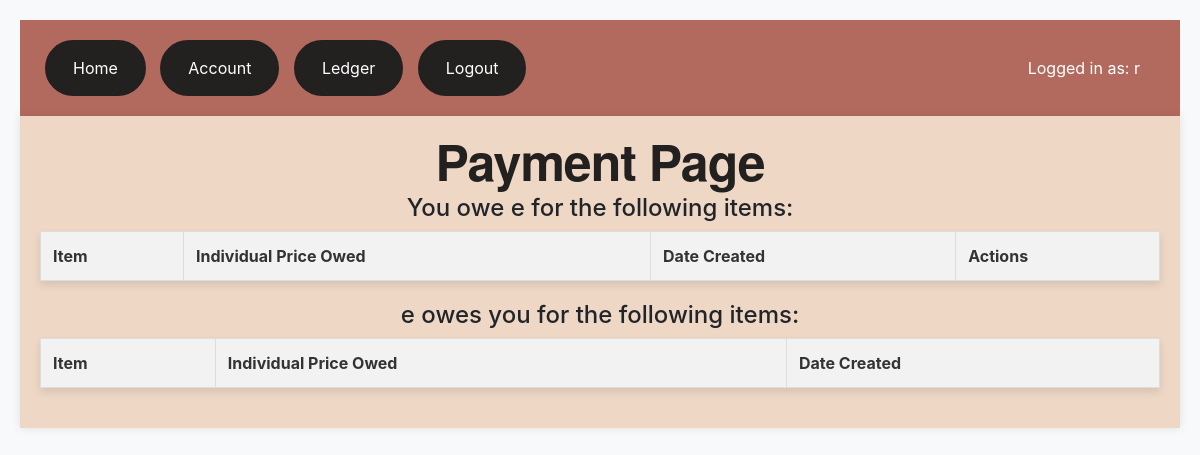
/pay/3 (signed in), run on an earlier commit of the app's database.
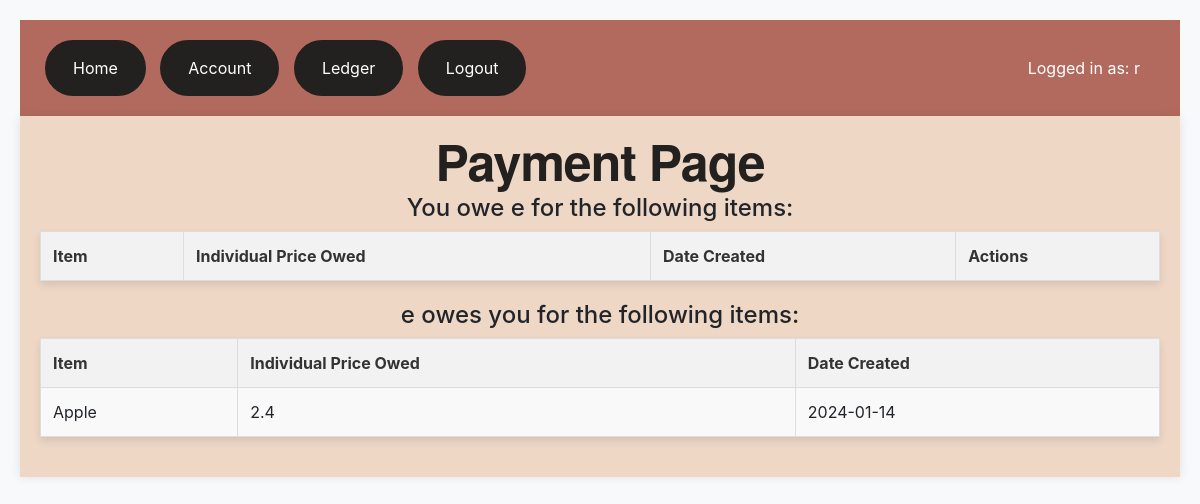
And on a later commit of the database.
### app.py (models this page shows, shortened)
class Items(db.Model):
    __tablename__ = 'items'
    id = db.Column(db.Integer, primary_key=True)
    itemName = db.Column(db.String(200), nullable=False)
    itemPrice = db.Column(db.Float, nullable=False)
    payerID = db.Column(db.Integer, db.ForeignKey('users.id'))
    date_created = db.Column(db.DateTime, default=datetime.utcnow)
    paid = db.Column(db.Boolean, default=False)

### app.py (the view)
@app.route('/pay/<int:id>')
def pay(id):
    owed_balance = 0.00
    user_to_pay = Users.query.get_or_404(id)
    if current_user.is_authenticated and current_user != user_to_pay:
        try:
            oweList = Items.query.filter_by(payerID=user_to_pay.id)
            oweList_pass = []
            oweAmount_pass = []
            oweListDate_pass = []
            itemBuyerList_pass = []
            for item in oweList:
                if current_user in item.users:
                    owed_balance += item.itemPrice / len(item.users)
                    oweAmount_pass.append(item.itemPrice / len(item.users))
                    oweList_pass.append(item)
                    oweListDate_pass.append(item.date_created.date())
                    itemBuyerList_pass.append(user_to_pay)
            owedList = Items.query.filter_by(payerID=current_user.id)
            owedList_pass = []
            owedAmount_pass = []
            owedListDate_pass = []
            for item in owedList:
                if user_to_pay in item.users:
                    owed_balance -= item.itemPrice / len(item.users)
                    owedAmount_pass.append(item.itemPrice / len(item.users))
                    owedList_pass.append(item)
                    owedListDate_pass.append(item.date_created.date())
            combined_owe_list = zip(oweList_pass, oweAmount_pass, oweListDate_pass, itemBuyerList_pass)
            combined_owed_list = zip(owedList_pass, owedAmount_pass, owedListDate_pass)
            return render_template('payment.html', balance=owed_balance, user_to_pay=user_to_pay, combined_owe_list=combined_owe_list, combined_owed_list=combined_owed_list, item_user_status_dict=item_user_status_dict)
        except:
            return 'There was an issue loading the pay page for that user'
    else:
        return "You have to log in to pay another user."

### app.py (called while the page is built)
@login_manager.user_loader
def loader_user(user_id):
    return Users.query.get(user_id)

@app.before_request
def initialize():
    global item_user_status_dict
    if item_user_status_dict is None:
        item_user_status_dict = load_item_user_statuses()

### templates/payment.html (shortened to what this page needs)
{% extends 'base.html' %}
{% block body %}
    <h1>Payment Page</h1>
    <h4>You owe {{user_to_pay.username}} for the following items:</h4>
    <table>
    <tr>
        <th>Item</th>
        <th>Individual Price Owed</th>
        <th>Date Created</th>
        <th>Actions</th>
    </tr>
</table>
<br>
<h4>{{user_to_pay.username}} owes you for the following items:</h4>
<table>
    <tr>
        <th>Item</th>
        <th>Individual Price Owed</th>
        <th>Date Created</th>
    </tr>
    {% for item, amount, date in combined_owed_list %}
    <tr>
        <td>{{ item.itemName }}</td>
        <td>{{ amount }}</td>
        <td>{{ date }}</td>
    </tr>
    {% endfor %}
</table>
{% endblock %}

What changed in the data, as far as the page shows it:
added Items: itemName "Apple", amount "2.4", date_created "2024-01-14"
